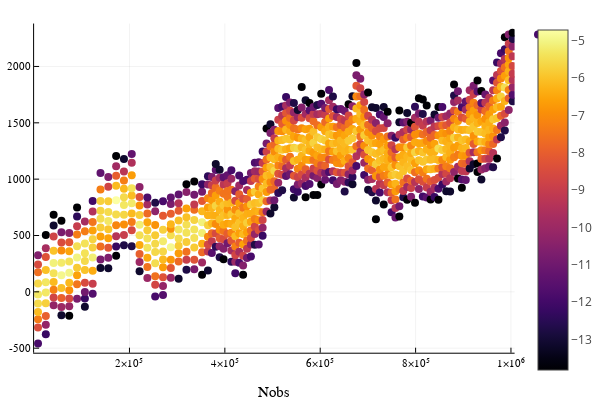

The cell this chart's notebook holds for it:
### Markdown cell above
## Partition and IndexedPartition

- Unique structure for plotting a **summary** of a large dataset

### Code cell
y = cumsum(randn(10^6)) + 100randn(10^6)

o = Partition(Hist(10))

fit!(o, y)

plot(o, xlab = "Nobs")

### Figure 1 — Plotly figure (JSON) as saved in the notebook; plotly's stock layout.template omitted (floating-point values rounded to 4 significant figures; data arrays with more than 128 entries replaced by an {"elided": "..."} marker saying what was removed)
{"data": [{"colorbar": {"title": ""}, "hoverinfo": "text", "marker": {"cmax": -4.713, "cmin": -13.82, "color": {"elided": "1010 float values"}, "colorscale": [[0, "rgba(0, 0, 4, 1.000)"], [0.03448, "rgba(4, 3, 20, 1.000)"], [0.06897, "rgba(13, 8, 41, 1.000)"], [0.1034, "rgba(24, 12, 60, 1.000)"], [0.1379, "rgba(38, 12, 81, 1.000)"], [0.1724, "rgba(54, 9, 97, 1.000)"], [0.2069, "rgba(69, 10, 105, 1.000)"], [0.2414, "rgba(84, 15, 109, 1.000)"], [0.2759, "rgba(97, 19, 110, 1.000)"], [0.3103, "rgba(111, 25, 110, 1.000)"], [0.3448, "rgba(125, 30, 109, 1.000)"], [0.3793, "rgba(140, 35, 105, 1.000)"], [0.4138, "rgba(154, 40, 101, 1.000)"], [0.4483, "rgba(166, 45, 96, 1.000)"], [0.4828, "rgba(180, 51, 89, 1.000)"], [0.5172, "rgba(193, 58, 80, 1.000)"], [0.5517, "rgba(206, 67, 71, 1.000)"], [0.5862, "rgba(216, 76, 62, 1.000)"], [0.6207, "rgba(226, 87, 52, 1.000)"], [0.6552, "rgba(235, 100, 41, 1.000)"], [0.6897, "rgba(241, 115, 29, 1.000)"], [0.7241, "rgba(247, 130, 18, 1.000)"], [0.7586, "rgba(250, 144, 8, 1.000)"], [0.7931, "rgba(252, 161, 8, 1.000)"], [0.8276, "rgba(252, 178, 22, 1.000)"], [0.8621, "rgba(250, 196, 42, 1.000)"], [0.8966, "rgba(246, 213, 67, 1.000)"], [0.931, "rgba(243, 229, 93, 1.000)"], [0.9655, "rgba(242, 244, 130, 1.000)"], [1, "rgba(252, 255, 164, 1.000)"]], "line": {"color": {"elided": "1010 str values"}, "width": 0}, "showscale": true, "size": 8, "symbol": "circle"}, "mode": "markers", "name": "y1", "showlegend": true, "text": {"elided": "1010 str values"}, "type": "scatter", "x": {"elided": "1010 float values"}, "xaxis": "x1", "y": {"elided": "1010 float values"}, "yaxis": "y1"}], "layout": {"annotations": [], "height": 400, "legend": {"bgcolor": "rgba(255, 255, 255, 1.000)", "bordercolor": "rgba(0, 0, 0, 1.000)", "font": {"color": "rgba(0, 0, 0, 1.000)", "family": "sans-serif", "size": 11}, "x": 1, "y": 1}, "margin": {"b": 20, "l": 0, "r": 0, "t": 20}, "paper_bgcolor": "rgba(255, 255, 255, 1.000)", "plot_bgcolor": "rgba(255, 255, 255, 1.000)", "showlegend": true, "width": 600, "xaxis1": {"anchor": "y1", "domain": [0.06582, 0.9934], "gridcolor": "rgba(0, 0, 0, 0.100)", "gridwidth": 0.5, "linecolor": "rgba(0, 0, 0, 1.000)", "mirror": false, "range": [1, 1007616], "showgrid": true, "showline": true, "showticklabels": true, "tickangle": 0, "tickcolor": "rgb(0, 0, 0)", "tickfont": {"color": "rgba(0, 0, 0, 1.000)", "family": "sans-serif", "size": 11}, "tickmode": "array", "ticks": "inside", "ticktext": ["2×10⁵", "4×10⁵", "6×10⁵", "8×10⁵", "1×10⁶"], "tickvals": [200000, 400000, 600000, 800000, 1000000], "title": "Nobs", "titlefont": {"color": "rgba(0, 0, 0, 1.000)", "family": "sans-serif", "size": 15}, "type": "-", "visible": true, "zeroline": false, "zerolinecolor": "rgba(0, 0, 0, 1.000)"}, "yaxis1": {"anchor": "x1", "domain": [0.07581, 0.9902], "gridcolor": "rgba(0, 0, 0, 0.100)", "gridwidth": 0.5, "linecolor": "rgba(0, 0, 0, 1.000)", "mirror": false, "range": [-540.1, 2381.0], "showgrid": true, "showline": true, "showticklabels": true, "tickangle": 0, "tickcolor": "rgb(0, 0, 0)", "tickfont": {"color": "rgba(0, 0, 0, 1.000)", "family": "sans-serif", "size": 11}, "tickmode": "array", "ticks": "inside", "ticktext": ["-500", "0", "500", "1000", "1500", "2000"], "tickvals": [-500, 0, 500, 1000, 1500, 2000], "title": "", "titlefont": {"color": "rgba(0, 0, 0, 1.000)", "family": "sans-serif", "size": 15}, "type": "-", "visible": true, "zeroline": false, "zerolinecolor": "rgba(0, 0, 0, 1.000)"}}}
